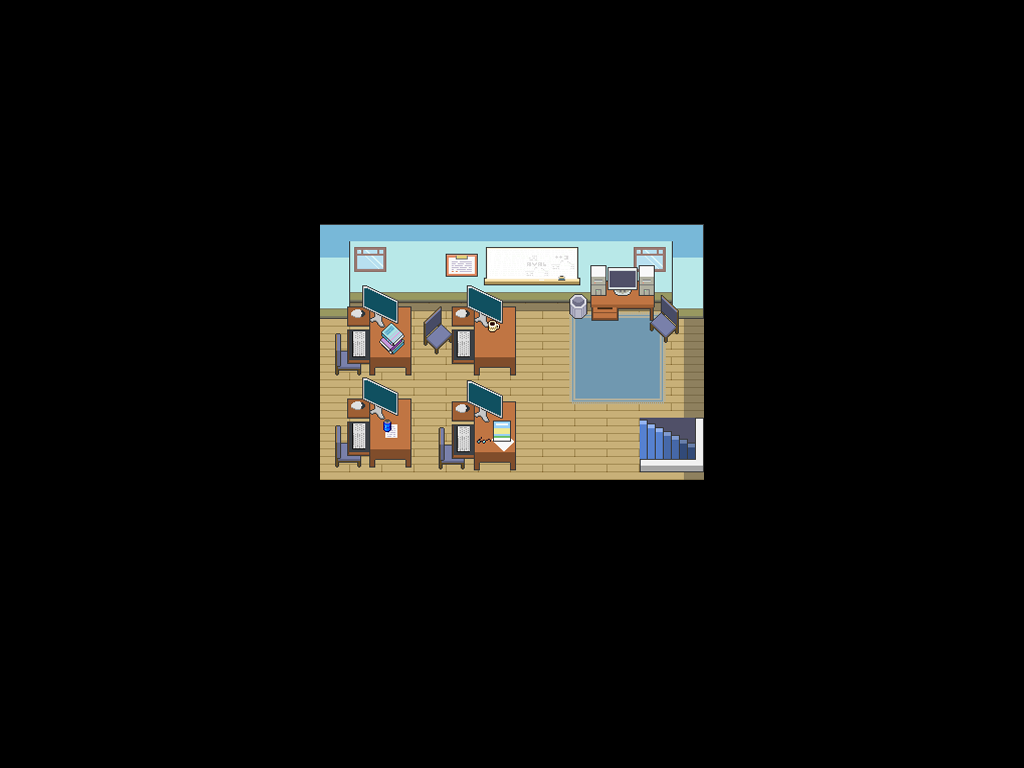

Below is a game level as drawn by its tile map, then a one-line description and the .tmx file that defines it, in full:
An orthogonal 32x24 tile map with 32x32 px tiles, 2 tile layers (Below Player, World) and 2 objects (Spawn Point).

<map version="1.2" tiledversion="1.3.3" orientation="orthogonal" renderorder="right-down" width="32" height="24" tilewidth="32" tileheight="32" infinite="0" nextlayerid="4" nextobjectid="4">
 <editorsettings>
  <export target="engrLeft.json" format="json" />
 </editorsettings>
 <tileset firstgid="1" name="worldKU" tilewidth="32" tileheight="32" tilecount="1375" columns="25">
  <image source="../tilesets/worldKU.png" width="800" height="1760" />
  <tile id="959">
   <properties>
    <property name="collision" type="bool" value="true" />
   </properties>
  </tile>
  <tile id="1200">
   <properties>
    <property name="collision" type="bool" value="true" />
   </properties>
  </tile>
  <tile id="1201">
   <properties>
    <property name="collision" type="bool" value="true" />
   </properties>
  </tile>
  <tile id="1202">
   <properties>
    <property name="collision" type="bool" value="true" />
   </properties>
  </tile>
  <tile id="1203">
   <properties>
    <property name="collision" type="bool" value="true" />
   </properties>
  </tile>
  <tile id="1204">
   <properties>
    <property name="collision" type="bool" value="true" />
   </properties>
  </tile>
  <tile id="1205">
   <properties>
    <property name="collision" type="bool" value="true" />
   </properties>
  </tile>
  <tile id="1206">
   <properties>
    <property name="collision" type="bool" value="true" />
   </properties>
  </tile>
  <tile id="1207">
   <properties>
    <property name="collision" type="bool" value="true" />
   </properties>
  </tile>
  <tile id="1208">
   <properties>
    <property name="collision" type="bool" value="true" />
   </properties>
  </tile>
  <tile id="1209">
   <properties>
    <property name="collision" type="bool" value="true" />
   </properties>
  </tile>
  <tile id="1210">
   <properties>
    <property name="collision" type="bool" value="true" />
   </properties>
  </tile>
  <tile id="1211">
   <properties>
    <property name="collision" type="bool" value="true" />
   </properties>
  </tile>
  <tile id="1335">
   <properties>
    <property name="exitEngrLeft" type="bool" value="true" />
   </properties>
  </tile>
  <tile id="1336">
   <properties>
    <property name="exitEngrLeft" type="bool" value="true" />
   </properties>
  </tile>
 </tileset>
 <layer id="1" name="Below Player" width="32" height="24">
  <data encoding="csv">
960,960,960,960,960,960,960,960,960,960,960,960,960,960,960,960,960,960,960,960,960,960,960,960,960,960,960,960,960,960,960,960,
960,960,960,960,960,960,960,960,960,960,960,960,960,960,960,960,960,960,960,960,960,960,960,960,960,960,960,960,960,960,960,960,
960,960,960,960,960,960,960,960,960,960,960,960,960,960,960,960,960,960,960,960,960,960,960,960,960,960,960,960,960,960,960,960,
960,960,960,960,960,960,960,960,960,960,960,960,960,960,960,960,960,960,960,960,960,960,960,960,960,960,960,960,960,960,960,960,
960,960,960,960,960,960,960,960,960,960,960,960,960,960,960,960,960,960,960,960,960,960,960,960,960,960,960,960,960,960,960,960,
960,960,960,960,960,960,960,960,960,960,960,960,960,960,960,960,960,960,960,960,960,960,960,960,960,960,960,960,960,960,960,960,
960,960,960,960,960,960,960,960,960,960,960,960,960,960,960,960,960,960,960,960,960,960,960,960,960,960,960,960,960,960,960,960,
960,960,960,960,960,960,960,960,960,960,1176,1177,1178,1179,1180,1181,1182,1183,1184,1185,1186,1187,960,960,960,960,960,960,960,960,960,960,
960,960,960,960,960,960,960,960,960,960,1201,1202,1203,1204,1205,1206,1207,1208,1209,1210,1211,1212,960,960,960,960,960,960,960,960,960,960,
960,960,960,960,960,960,960,960,960,960,1226,1227,1228,1229,1230,1231,1232,1233,1234,1235,1236,1237,960,960,960,960,960,960,960,960,960,960,
960,960,960,960,960,960,960,960,960,960,1251,1252,1253,1254,1255,1256,1257,1258,1259,1260,1261,1262,960,960,960,960,960,960,960,960,960,960,
960,960,960,960,960,960,960,960,960,960,1276,1277,1278,1279,1280,1281,1282,1283,1284,1285,1286,1287,960,960,960,960,960,960,960,960,960,960,
960,960,960,960,960,960,960,960,960,960,1301,1302,1303,1304,1305,1306,1307,1308,1309,1310,1311,1312,960,960,960,960,960,960,960,960,960,960,
960,960,960,960,960,960,960,960,960,960,1326,1327,1328,1329,1330,1331,1332,1333,1334,1335,1336,1337,960,960,960,960,960,960,960,960,960,960,
960,960,960,960,960,960,960,960,960,960,1351,1352,1353,1354,1355,1356,1357,1358,1359,1360,1361,1362,960,960,960,960,960,960,960,960,960,960,
960,960,960,960,960,960,960,960,960,960,960,960,960,960,960,960,960,960,960,960,960,960,960,960,960,960,960,960,960,960,960,960,
960,960,960,960,960,960,960,960,960,960,960,960,960,960,960,960,960,960,960,960,960,960,960,960,960,960,960,960,960,960,960,960,
960,960,960,960,960,960,960,960,960,960,960,960,960,960,960,960,960,960,960,960,960,960,960,960,960,960,960,960,960,960,960,960,
960,960,960,960,960,960,960,960,960,960,960,960,960,960,960,960,960,960,960,960,960,960,960,960,960,960,960,960,960,960,960,960,
960,960,960,960,960,960,960,960,960,960,960,960,960,960,960,960,960,960,960,960,960,960,960,960,960,960,960,960,960,960,960,960,
960,960,960,960,960,960,960,960,960,960,960,960,960,960,960,960,960,960,960,960,960,960,960,960,960,960,960,960,960,960,960,960,
960,960,960,960,960,960,960,960,960,960,960,960,960,960,960,960,960,960,960,960,960,960,960,960,960,960,960,960,960,960,960,960,
960,960,960,960,960,960,960,960,960,960,960,960,960,960,960,960,960,960,960,960,960,960,960,960,960,960,960,960,960,960,960,960,
960,960,960,960,960,960,960,960,960,960,960,960,960,960,960,960,960,960,960,960,960,960,960,960,960,960,960,960,960,960,960,960
</data>
 </layer>
 <layer id="2" name="World" width="32" height="24">
  <data encoding="csv">
0,0,0,0,0,0,0,0,0,0,0,0,0,0,0,0,0,0,0,0,0,0,0,0,0,0,0,0,0,0,0,0,
0,0,0,0,0,0,0,0,0,0,0,0,0,0,0,0,0,0,0,0,0,0,0,0,0,0,0,0,0,0,0,0,
0,0,0,0,0,0,0,0,0,0,0,0,0,0,0,0,0,0,0,0,0,0,0,0,0,0,0,0,0,0,0,0,
0,0,0,0,0,0,0,0,0,0,0,0,0,0,0,0,0,0,0,0,0,0,0,0,0,0,0,0,0,0,0,0,
0,0,0,0,0,0,0,0,0,0,0,0,0,0,0,0,0,0,0,0,0,0,0,0,0,0,0,0,0,0,0,0,
0,0,0,0,0,0,0,0,0,0,0,0,0,0,0,0,0,0,0,0,0,0,0,0,0,0,0,0,0,0,0,0,
0,0,0,0,0,0,0,0,0,0,960,960,960,960,960,960,960,960,960,960,960,960,960,0,0,0,0,0,0,0,0,0,
0,0,0,0,0,0,0,0,0,960,1176,1177,1178,1179,1180,1181,1182,1183,1184,1185,1186,1187,960,0,0,0,0,0,0,0,0,0,
0,0,0,0,0,0,0,0,0,960,1201,1202,1203,1204,1205,1206,1207,1208,1209,1210,1211,1212,960,0,0,0,0,0,0,0,0,0,
0,0,0,0,0,0,0,0,0,960,1226,1227,1228,1229,1230,1231,1232,1233,1234,1235,1236,1237,960,0,0,0,0,0,0,0,0,0,
0,0,0,0,0,0,0,0,0,960,1251,1252,1253,1254,1255,1256,1257,1258,1259,1260,1261,1262,960,0,0,0,0,0,0,0,0,0,
0,0,0,0,0,0,0,0,0,960,1276,1277,1278,1279,1280,1281,1282,1283,1284,1285,1286,1287,960,0,0,0,0,0,0,0,0,0,
0,0,0,0,0,0,0,0,0,960,1301,1302,1303,1304,1305,1306,1307,1308,1309,1310,1311,1312,960,0,0,0,0,0,0,0,0,0,
0,0,0,0,0,0,0,0,0,960,1326,1327,1328,1329,1330,1331,1332,1333,1334,1335,1336,1337,960,0,0,0,0,0,0,0,0,0,
0,0,0,0,0,0,0,0,0,960,1351,1352,1353,1354,1355,1356,1357,1358,1359,1360,1361,1362,960,0,0,0,0,0,0,0,0,0,
0,0,0,0,0,0,0,0,0,0,960,960,960,960,960,960,960,960,960,960,960,960,0,0,0,0,0,0,0,0,0,0,
0,0,0,0,0,0,0,0,0,0,0,0,0,0,0,0,0,0,0,0,0,0,0,0,0,0,0,0,0,0,0,0,
0,0,0,0,0,0,0,0,0,0,0,0,0,0,0,0,0,0,0,0,0,0,0,0,0,0,0,0,0,0,0,0,
0,0,0,0,0,0,0,0,0,0,0,0,0,0,0,0,0,0,0,0,0,0,0,0,0,0,0,0,0,0,0,0,
0,0,0,0,0,0,0,0,0,0,0,0,0,0,0,0,0,0,0,0,0,0,0,0,0,0,0,0,0,0,0,0,
0,0,0,0,0,0,0,0,0,0,0,0,0,0,0,0,0,0,0,0,0,0,0,0,0,0,0,0,0,0,0,0,
0,0,0,0,0,0,0,0,0,0,0,0,0,0,0,0,0,0,0,0,0,0,0,0,0,0,0,0,0,0,0,0,
0,0,0,0,0,0,0,0,0,0,0,0,0,0,0,0,0,0,0,0,0,0,0,0,0,0,0,0,0,0,0,0,
0,0,0,0,0,0,0,0,0,0,0,0,0,0,0,0,0,0,0,0,0,0,0,0,0,0,0,0,0,0,0,0
</data>
 </layer>
 <objectgroup id="3" name="Objects">
  <object id="1" name="Spawn Point" x="613.522" y="433.72">
   <point />
  </object>
  <object id="3" x="1218.81" y="513.327" />
 </objectgroup>
</map>